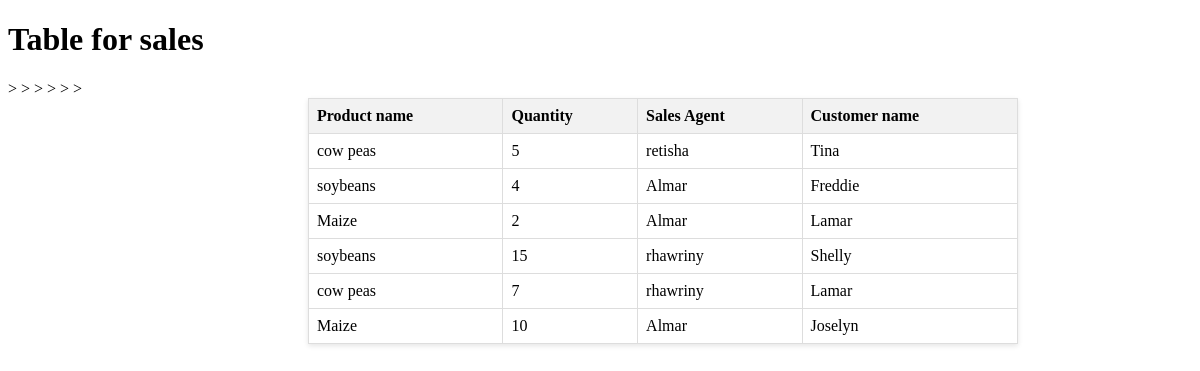
Screenshot of /allsales/ with the database file from the repository.
### kglapp/models.py (models this page shows, shortened)
class Sales(models.Model):
    product_name=models.ForeignKey(Stock, on_delete=models.CASCADE)
    tonnage=models.IntegerField()
    amount_paid =models.IntegerField(default=0,blank =False)
    buyers_name=models.CharField(max_length=35)
    date_and_time =models.DateTimeField(auto_now_add=True)
    salesagent_name=models.ForeignKey(Userprofile, on_delete=models.CASCADE,null=True)
    is_sold_on_cash=models.BooleanField(default=False)
    branch =models.ForeignKey(Branch, on_delete=models.CASCADE,null=True)
    selling_price=models.IntegerField(null=True,blank=True)

class Stock(models.Model):
    name_of_produce=models.CharField(max_length =255)
    type_of_produce =models.ForeignKey(ProduceType,on_delete=models.CASCADE)
    date_and_time_of_produce= models.DateTimeField(auto_now_add =True)
    received_quantity = models.IntegerField(blank=False,null=True)
    issued_quantity=models.IntegerField(blank=False,null=True)
    tonnage =models.IntegerField(blank = False)
    cost=models.IntegerField(blank =False,default=25)
    name_of_dealer=models.CharField(max_length=255)
    branch=models.ForeignKey(Branch, on_delete=models.CASCADE,null=True)
    contact=models.CharField(default=20)
    selling_price=models.IntegerField(null=True,blank=True)
    def __str__(self):
        return self.name_of_produce

class Userprofile(AbstractUser):
    is_salesagent= models.BooleanField(default=False)
    is_manager= models.BooleanField(default=False)
    is_owner= models.BooleanField(default=False)
    username =models.CharField(max_length=25,unique=True)
    email =models.EmailField(max_length=25, unique=True)
    address = models.CharField(max_length=50, blank=True)
    phonenumber =models.CharField(max_length= 20,blank=True)
    gender = models.CharField(max_length=10, blank=True)
    groups = models.ManyToManyField(
        Group,
        related_name="userprofile_groups",
        blank=True,
        help_text="The groups this user belongs to.",
        verbose_name="groups"
    )
    user_permissions = models.ManyToManyField(
        Permission,
        related_name="userprofile_permissions",
        blank=True,
        help_text="Specific permissions for this user.",
        verbose_name="user permissions"
    )
    def __str__(self):
        return self.username

### kglapp/views.py (the view)
# urls.py: path('allsales/',views.allsales,name='allsales'),
def allsales(request):
    sales =Sales.objects.all().order_by('-id')
    return render(request, "allsales.html",{'sales':sales})

### kglapp/templates/allsales.html (shortened to what this page needs)
{% load static %}
<!DOCTYPE html>
<html lang="en">
<head>
    <link rel="stylesheet" href="{% static 'allsales.css' %}">
</head>
<body>
    {% block content %}
    <div class="content">
    <h1>Table for sales</h1>
    <table>
        <thead>
            <tr>
            <th>Product name</th>
            <th>Quantity</th>
            <th>Sales Agent</th>
            <th>Customer name</th>
        </tr>
        {% for sale in sales %}
        </thead>
        <tbody>
            <tr>
            <td>{{ sale.product_name }}</td>
            <td>{{ sale.tonnage }}</td>
            <td>{{ sale.salesagent_name }}</td>
            <td>{{ sale.buyers_name }}</td>
        </tr>
        </tbody>
        {% endfor %}
    </table>
    </div>
    {% endblock %}
</body>
</html>
</body>
</html>

### kglapp/static/allsales.css (style rules this page uses)
table { width: 60%; border-collapse: collapse; margin-left: 300px; box-shadow: 0 2px 5px rgba(0, 0, 0, 0.1); }
th, td { border: 1px solid #ddd; padding: 8px; text-align: left; }
th { background-color: #f2f2f2; font-weight: bold; }

### rows the page displays
Sales: product_name "cow peas", tonnage "5", salesagent_name "retisha", buyers_name "Tina"
Sales: product_name "soybeans", tonnage "4", salesagent_name "Almar", buyers_name "Freddie"
Sales: product_name "Maize", tonnage "2", salesagent_name "Almar", buyers_name "Lamar"
Sales: product_name "soybeans", tonnage "15", salesagent_name "rhawriny", buyers_name "Shelly"
Sales: product_name "cow peas", tonnage "7", salesagent_name "rhawriny", buyers_name "Lamar"
Sales: product_name "Maize", tonnage "10", salesagent_name "Almar", buyers_name "Joselyn"
